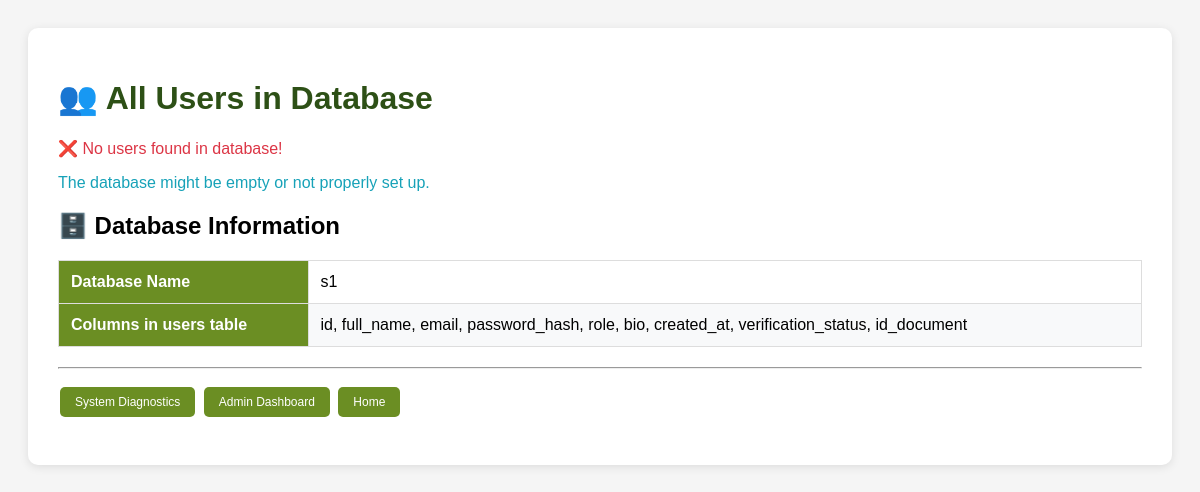
The page /list_all_users.php on the database as committed earlier.
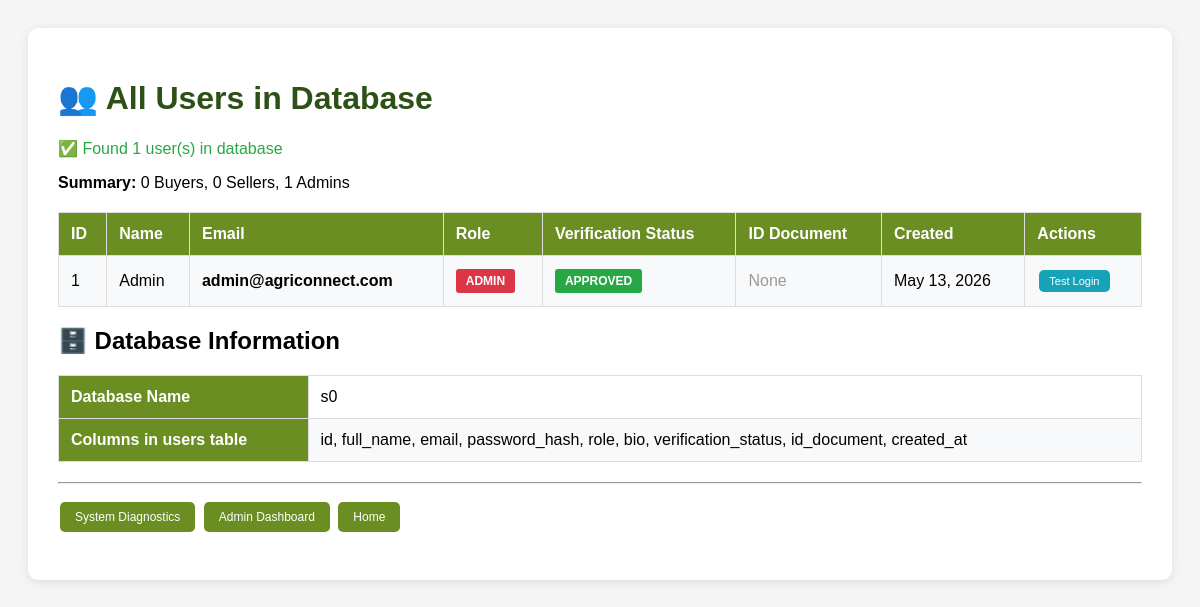
The same page on the database as committed later.
### tables this page shows
CREATE TABLE users (
    id INT AUTO_INCREMENT PRIMARY KEY,
    full_name VARCHAR(120) NOT NULL,
    email VARCHAR(120) NOT NULL UNIQUE,
    password_hash VARCHAR(255) NOT NULL,
    role ENUM('buyer', 'seller', 'admin') NOT NULL,
    bio TEXT NULL,
    verification_status ENUM('pending', 'approved', 'rejected') DEFAULT 'approved',
    id_document VARCHAR(255) NULL,
    created_at TIMESTAMP DEFAULT CURRENT_TIMESTAMP
);

### list_all_users.php (the view, shortened to what this page needs)
<?php
require 'config.php';
echo "<div class='container'>";
echo "<h1>👥 All Users in Database</h1>";
try {
    $stmt = $pdo->query("SELECT * FROM users ORDER BY created_at DESC");
    $users = $stmt->fetchAll();
    if (count($users) === 0) {
        echo "<p class='error'>❌ No users found in database!</p>";
        echo "<p class='info'>The database might be empty or not properly set up.</p>";
    } else {
        echo "<p class='success'>✅ Found " . count($users) . " user(s) in database</p>";
        $buyers = array_filter($users, fn($u) => $u['role'] === 'buyer');
        $sellers = array_filter($users, fn($u) => $u['role'] === 'seller');
        $admins = array_filter($users, fn($u) => $u['role'] === 'admin');
        echo "<p><strong>Summary:</strong> ";
        echo count($buyers) . " Buyers, ";
        echo count($sellers) . " Sellers, ";
        echo count($admins) . " Admins";
        echo "</p>";
        echo "<table>";
        echo "<tr>";
        echo "<th>ID</th>";
        echo "<th>Name</th>";
        echo "<th>Email</th>";
        echo "<th>Role</th>";
        echo "<th>Verification Status</th>";
        echo "<th>ID Document</th>";
        echo "<th>Created</th>";
        echo "<th>Actions</th>";
        echo "</tr>";
        foreach ($users as $user) {
            echo "<tr>";
            echo "<td>" . $user['id'] . "</td>";
            echo "<td>" . htmlspecialchars($user['full_name']) . "</td>";
            echo "<td><strong>" . htmlspecialchars($user['email']) . "</strong></td>";
            echo "<td>";
            $roleClass = 'badge-' . $user['role'];
            echo "<span class='badge $roleClass'>" . strtoupper($user['role']) . "</span>";
            echo "</td>";
            echo "<td>";
            if (isset($user['verification_status'])) {
                $statusClass = 'badge-' . $user['verification_status'];
                echo "<span class='badge $statusClass'>" . strtoupper($user['verification_status']) . "</span>";
            } else {
                echo "<span class='badge' style='background:#6c757d;color:white;'>N/A</span>";
            }
            echo "</td>";
            echo "<td>";
            if (isset($user['id_document']) && $user['id_document']) {
                echo "<a href='uploads/id_documents/" . $user['id_document'] . "' target='_blank' class='btn btn-small'>View</a>";
            } else {
                echo "<span style='color:#999;'>None</span>";
            }
            echo "</td>";
            echo "<td>" . date('M d, Y', strtotime($user['created_at'])) . "</td>";
            echo "<td>";
            echo "<form method='POST' action='test_login.php' style='display:inline;' target='_blank'>";
            echo "<button type='submit' class='btn btn-small' style='background:#17a2b8;'>Test Login</button>";
            echo "</form>";
            echo "</td>";
            echo "</tr>";
        }
        echo "</table>";
    }
    echo "<h2>🗄️ Database Information</h2>";
    echo "<table>";
    echo "<tr><th>Database Name</th><td>" . $pdo->query("SELECT DATABASE()")->fetchColumn() . "</td></tr>";
    $stmt = $pdo->query("SHOW COLUMNS FROM users");
    $columns = $stmt->fetchAll(PDO::FETCH_COLUMN);
    echo "<tr><th>Columns in users table</th><td>" . implode(', ', $columns) . "</td></tr>";
    echo "</table>";
} catch (PDOException $e) {
    echo "<p class='error'>❌ Database Error: " . $e->getMessage() . "</p>";
}
echo "<hr>";
echo "<p><a href='fix_all.php' class='btn'>System Diagnostics</a> ";
echo "<a href='admin_dashboard.php' class='btn'>Admin Dashboard</a> ";
echo "<a href='index.php' class='btn'>Home</a></p>";
echo "</div>";
?>

### list_all_users.php (style rules this page uses)
.container { max-width: 1200px; margin: 0 auto; background: white; padding: 30px; border-radius: 10px; box-shadow: 0 2px 10px rgba(0,0,0,0.1); }
h1 { color: #2d5016; }
table { width: 100%; border-collapse: collapse; margin: 20px 0; }
th, td { padding: 12px; text-align: left; border: 1px solid #ddd; }
th { background: #6b8e23; color: white; }
tr:nth-child(even) { background: #f8f9fa; }
.badge { padding: 5px 10px; border-radius: 3px; font-size: 12px; font-weight: bold; display: inline-block; }
.badge-admin { background: #dc3545; color: white; }
.badge-approved { background: #28a745; color: white; }
.success { color: #28a745; }
.btn { display: inline-block; padding: 8px 15px; background: #6b8e23; color: white; text-decoration: none; border-radius: 5px; margin: 2px; font-size: 12px; border: none; cursor: pointer; }
.btn-small { padding: 5px 10px; font-size: 11px; }
.error { color: #dc3545; }
.info { color: #17a2b8; }

Rows that differ between the two databases and show on the page:
added users: role "0", role "1", id "1", full_name "Admin", email "admin@agriconnect.com", role "ADMIN", verification_status "APPROVED", shows "None", created_at "May 13, 2026"
Other text that changed with them:
count($users): (not shown) → "1"
$pdo->query("SELECT DATABASE()")->fetchColumn(): "s1" → "s0"
implode(', ', $columns): "id, full_name, email, password_hash, role, bio, created_at, verification_status, id_document" → "id, full_name, email, password_hash, role, bio, verification_status, id_document, created_at"
text no longer shown: "❌ No users found in database! The database might be empty or not properly set up."
text now shown: "✅ Found user(s) in database Summary: Buyers, Sellers, Admins ID Name Email Role Verification Status ID Document Created Actions"
